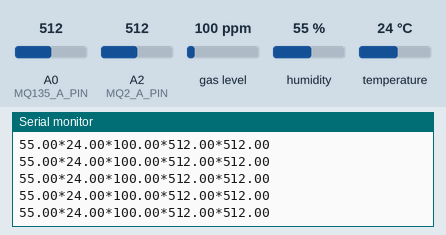
This sketch was run on a simulated Arduino Uno, built with avr-gcc and run on an emulated ATmega328P. Shown: the last lines printed to the serial monitor. The inputs (shaded band) are chosen by the test bench; at power-on: gas level 100 ppm, humidity 55 %, A0 (MQ135_A_PIN) = 512, A2 (MQ2_A_PIN) = 512, temperature 24 °C.

Above: at 1.2 s.
1.3 s: gas level set to 20 ppm
At 2.09 s:
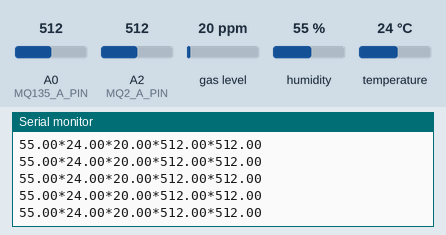
2.8 s: gas level set to 250 ppm
At 2.82 s:
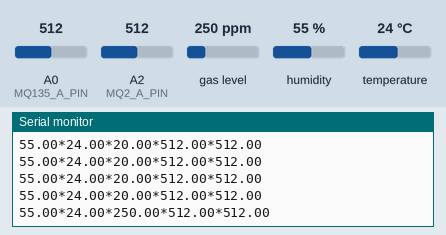
8.9 s: humidity set to 22 %
At 8.95 s:
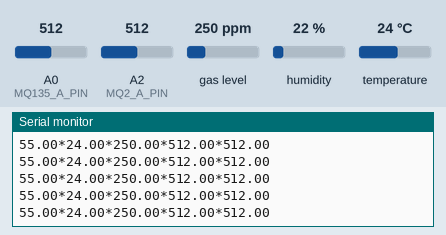
10.4 s: A0 (MQ135_A_PIN) set to 716
At 10.52 s:
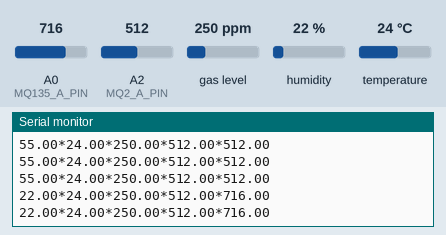
11.9 s: A2 (MQ2_A_PIN) set to 716
At 12.48 s:
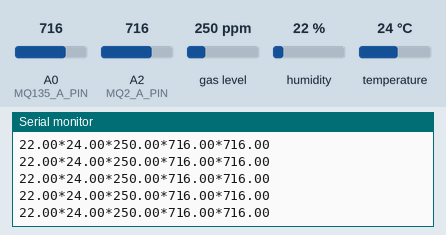
13.4 s: temperature set to 12 °C
At 14.67 s:
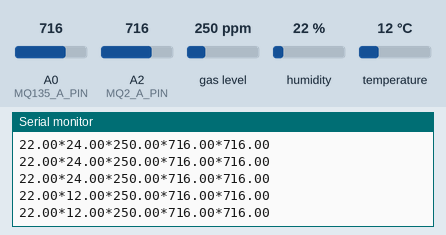
Timing chart, 0 to 16.4 s (numbered marks = the images above; inputs shaded):
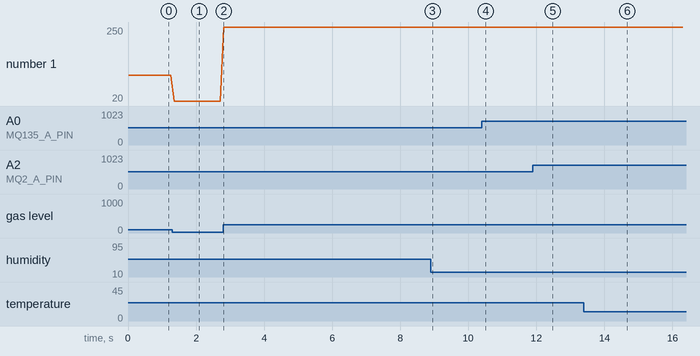

The sketch:

sketch_jan16c.ino
```cpp
//Library
#include "DHT.h"
#include "MQ7.h"

//Vars
#define MQ135_A_PIN A0
#define DHT11_D_PIN 2
#define MQ7_A_PIN A1
#define MQ2_A_PIN A2

//DHT11
#define DHTTYPE DHT11
DHT dht(DHT11_D_PIN, DHTTYPE);

//MQ7
MQ7 mq7(MQ7_A_PIN,5.0);

void setup(){
  Serial.begin(9600);
  dht.begin();
  pinMode(MQ2_A_PIN, INPUT);
  pinMode(MQ135_A_PIN,INPUT);
}

void loop()
{
  double dht11_h = dht.readHumidity();
  double dht11_t = dht.readTemperature();
  double mq7_co = mq7.getPPM();
  double mq2_smoke = analogRead(MQ2_A_PIN);
  double mq135_air = analogRead(MQ135_A_PIN);

  Serial.print(dht11_h);
  Serial.print("*");
  Serial.print(dht11_t);
  Serial.print("*");
  Serial.print(mq7_co);
  Serial.print("*");
  Serial.print(mq2_smoke);
  Serial.print("*");
  Serial.println(mq135_air);
  delay(100);
}
```

Measured:
- after the input at 1.3 s, the serial monitor: prints a new line after 0.06 s (image 1)
- after the input at 2.8 s, the serial monitor: prints a new line at once (image 2)
- after the input at 10.4 s, the serial monitor: prints a new line at once (image 4)
- after the input at 11.9 s, the serial monitor: prints a new line after 0.05 s (image 5)
- after the input at 13.4 s, the serial monitor: prints a new line after 1.2 s (image 6)
- plotted number 1: 100 → 20 after the input at 1.3 s, 20 → 250 after the input at 2.8 s
